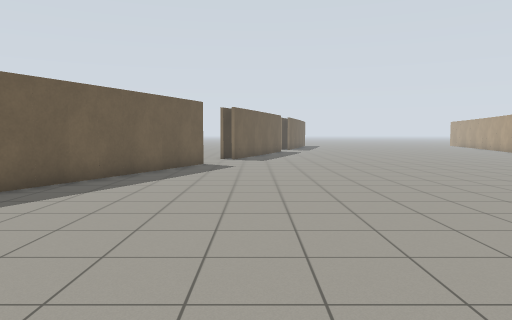
view 1 (above)

19 first-person views from a walk through a robot-simulator world made for Gazebo. The camera is 1.2 m above the floor, tilts 4° down and sees 70° across. Floor lines are 1 m apart. The floor is counted in squares, 1 m on a side. Each view is taken from the middle of a square. On the plan, view 1 faces up. The plan holds only what a view shows up to about 14 squares ahead; the rest is blank. The place goes on beyond the plan.

view 2
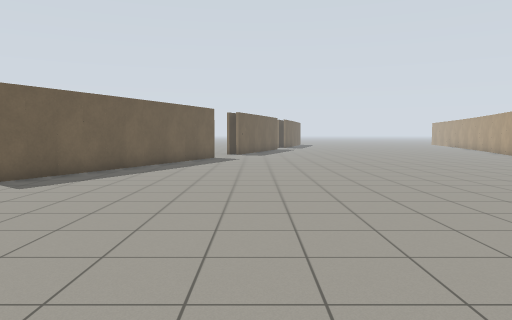

view 3
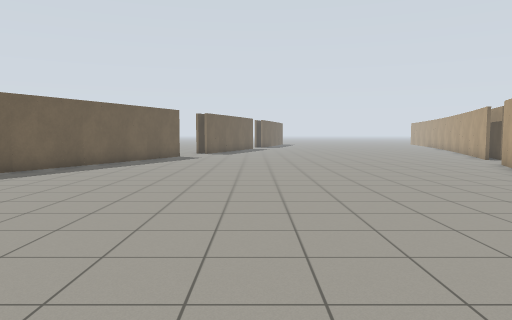

view 4
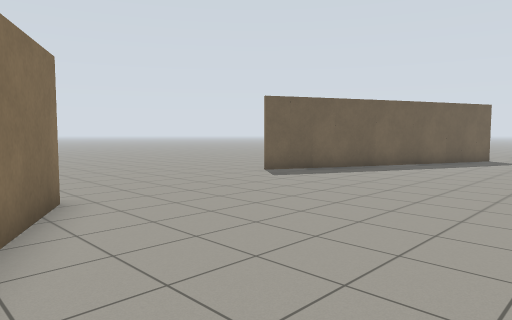

view 5
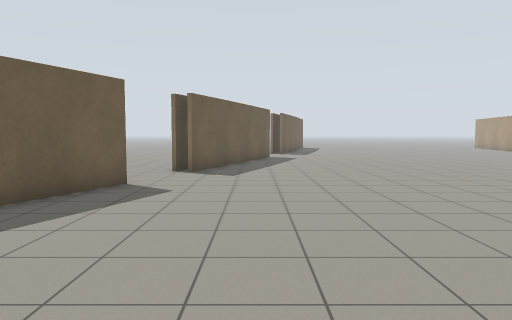

view 6
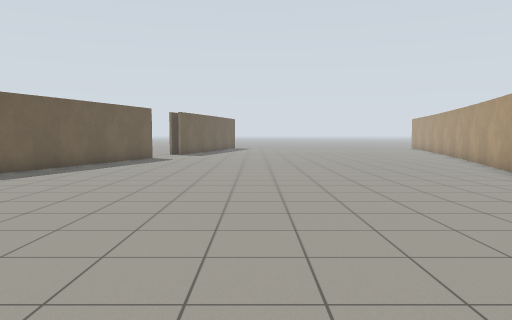

view 7
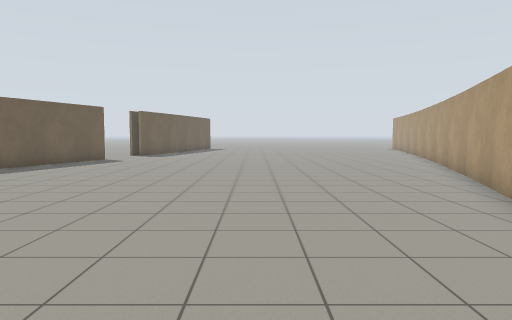

view 8
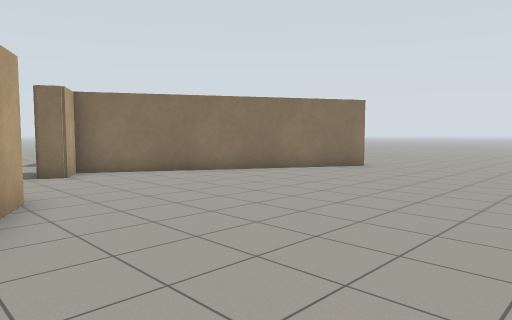

view 9
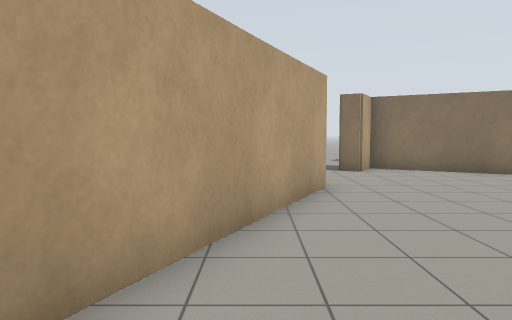

view 10
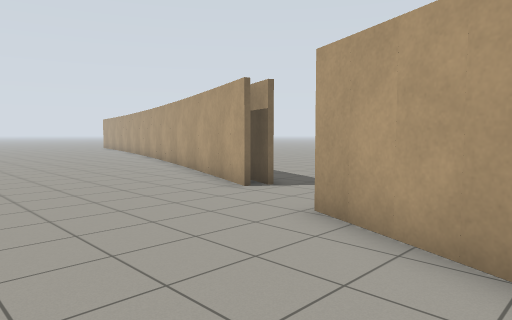

view 11
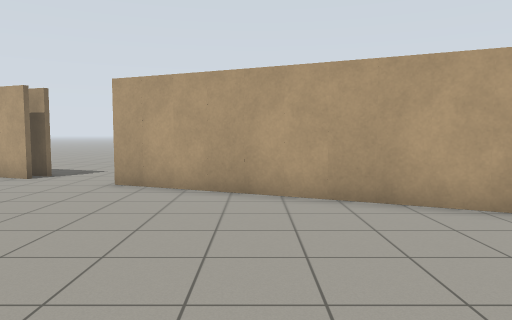

view 12
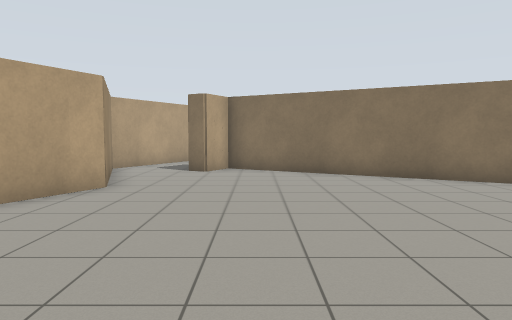

view 13
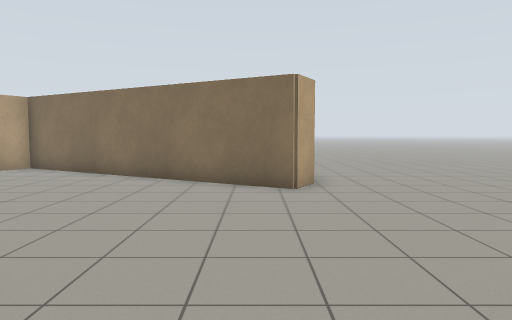

view 14
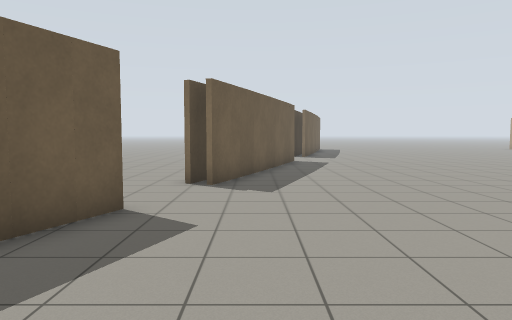

view 15
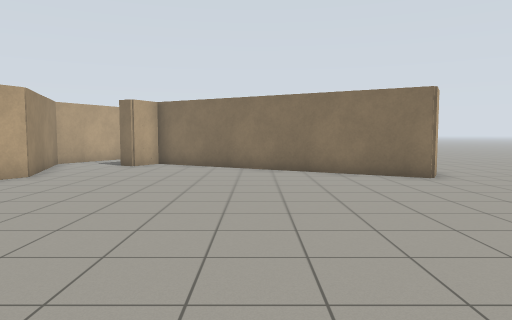

view 16
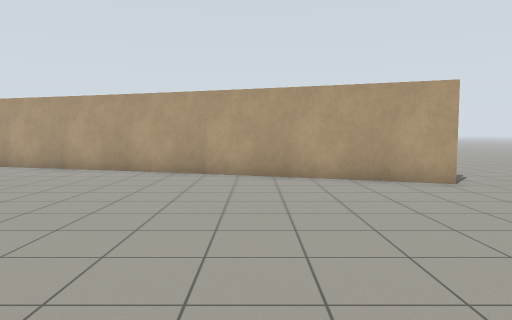

view 17
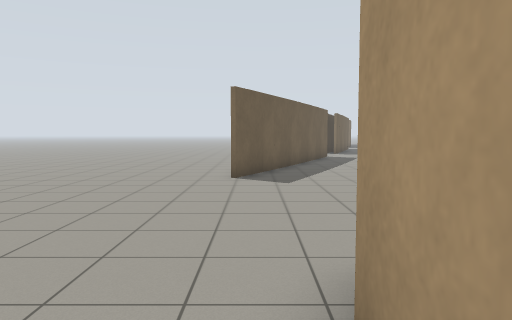

view 18
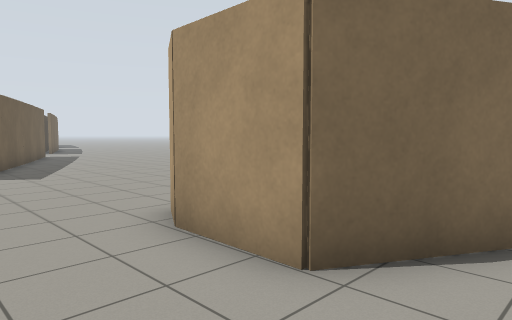

view 19
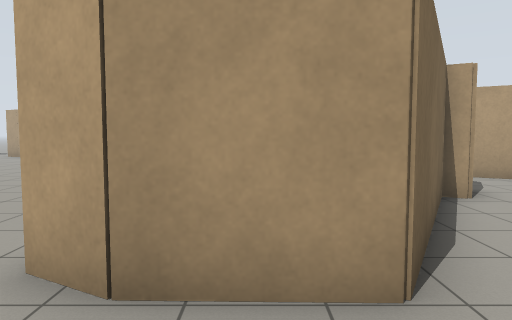

### Floor plan
Points are (right, up) in squares from view 1. A wall is a line through its corners. A room is listed if a view was taken in it or the views show most of it. See-through windows are left out.
Room 1 (views 1, 2, 3, 4, 5, 6, 7, 8, 9, 10, 11, 12, 13, 14, 15, 16, 17, 18, 19)
walls: (-5.3, 7.5) (-6.6, 4.9); (-2.1, 14.9) (-5.3, 7.3); (12.8, 12.1) (15.6, 19.5); (13.3, 11.9) (13.7, 12.9); (-1.3, 18.7) (-1.6, 17.8); (-0.1, 19.7) (-1, 17.5); (0.7, 22.5) (-0.3, 19.6); (-1.1, -7.5) (-5.5, -5.1) (-5.4, -2.9) (-4.9, -1.9) (4, -6.9) (4.6, -5.7) (5.3, -6.1); (7.6, -7.6) (8, -6.8) (6.4, -2.4) (11.8, 9.3); (15.4, 19.4) (16.4, 22.6)
ways out: opening at (-7, 9); opening at (-2, 17); opening at (12.5, 10.5)

Where each view was taken, in squares from view 1:
view 1: 0 up, 0 right, facing up
view 2: 4 down, 0 right, facing up
view 3: 5 down, 2 right, facing up
view 4: 4 down, 2 right, facing up-left
view 5: 6 up, 1 right, facing up
view 6: 7 up, 7 right, facing up
view 7: 8 up, 9 right, facing up
view 8: 5 up, 8 right, facing down-left
view 9: 6 up, 8 right, facing down
view 10: 6 up, 7 right, facing up-right
view 11: 6 up, 3 right, facing right
view 12: 6 up, 3 right, facing down
view 13: 6 up, 4 left, facing down
view 14: 9 up, 0 right, facing up
view 15: 8 up, 0 right, facing down
view 16: 17 up, 4 right, facing right
view 17: 5 down, 6 left, facing up
view 18: 7 down, 8 left, facing up-right
view 19: 4 down, 8 left, facing right
